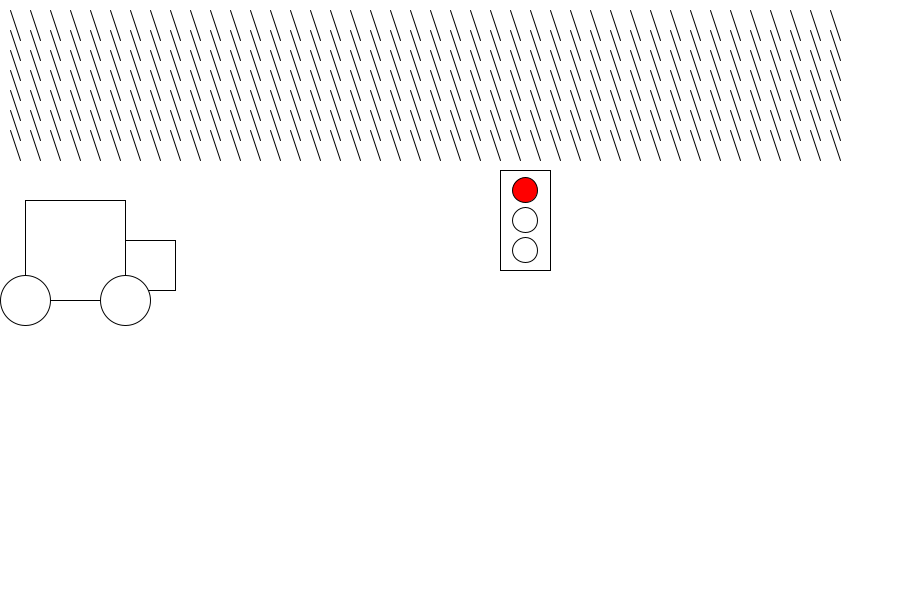
Frame 1 (no input)
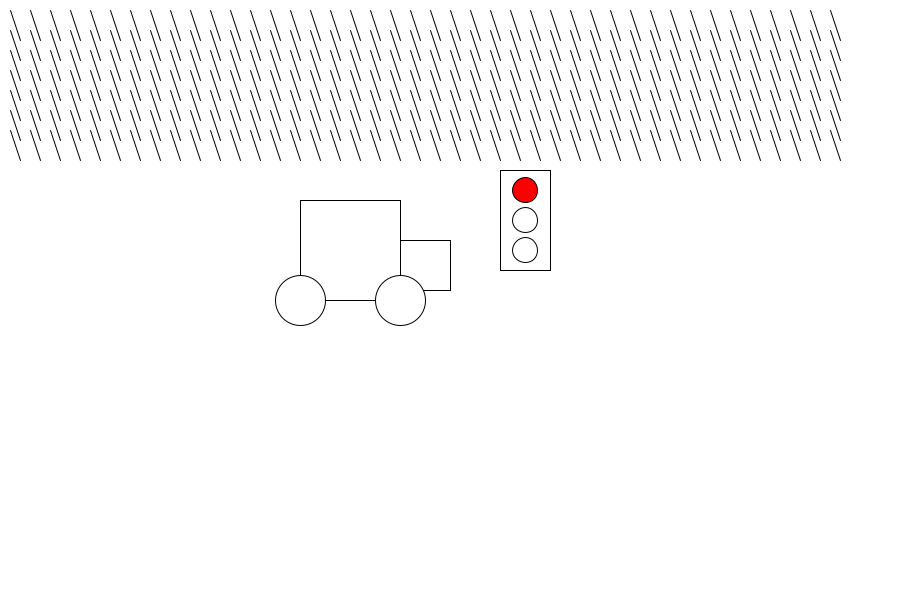
Frame 60 (the mouse pressed at the canvas centre just before this capture)
Frame 120 (the mouse held since frame 60 and released just before this capture): identical to frame 60, image omitted

The Processing sketch that drew these frames (run headless with seeded random() and noise(); from frame 60 on, the mouse is pressed at the canvas centre):

// Processing sketch: interactive_drawing
// ── interactive_drawing.pde
//CAR
int circleX =25;
int circleY= 10;
int circleW = 50;
int circleH = 50;
//RAIN
int rainStartX= 10;
int rainStartY=25;
int rainStopX= rainStartX;
int rainStopY= rainStartY+5;
//LIGHT
int rectX=500;
int rectY=170;
int rectW=50;
int rectH=100;
int circle1Col= color (255, 0, 0);
int circle3Col= color (255);
//CAR ANIM
int carLimit= 300;

void setup()

{
  size (900, 600);
  background (255);
  //rect(rectX, rectY, rectW, rectH);
}

void draw()

{  

  //CAR
  fill(255);   
  rect(0, 170, 900, 400);
  background(255);
  rect( circleX, height/3, 100, 100);
  rect(circleX+100, height/2.5, 50, 50);
  ellipse (circleX, height/2, circleW, circleH);
  ellipse (circleX+100, height/2, circleW, circleH);
  circleX = circleX+10;
  circleX= constrain(circleX, 0, carLimit);


  //LIGHT
  noFill();
  rect(rectX, rectY, rectW, rectH);
  fill (circle1Col);
  ellipse(rectX+25, rectY+20, 25, 25);
  fill(255);
  ellipse(rectX+25, rectY+50, 25, 25);
  fill(circle3Col);
  ellipse(rectX+25, rectY+80, 25, 25);
  //RAIN
  for (int lineX=10; lineX<850; lineX= lineX+20)

  {
    for (int lineY= 10; lineY<150; lineY=lineY+20)
    {

      line (lineX, lineY, lineX+rainStartX, lineY+rainStopY);
    }
  }
}
void keyPressed()
{
  if (key == 'h' ||key== 'H')
  {
    circle1Col= color (255);
    circle3Col= color (0, 255, 0);
    carLimit = 900;
  }
}  
void mousePressed () 
{

  circle1Col= color (255, 0, 0);
  circle3Col= color (255);
  carLimit = 300;
}
